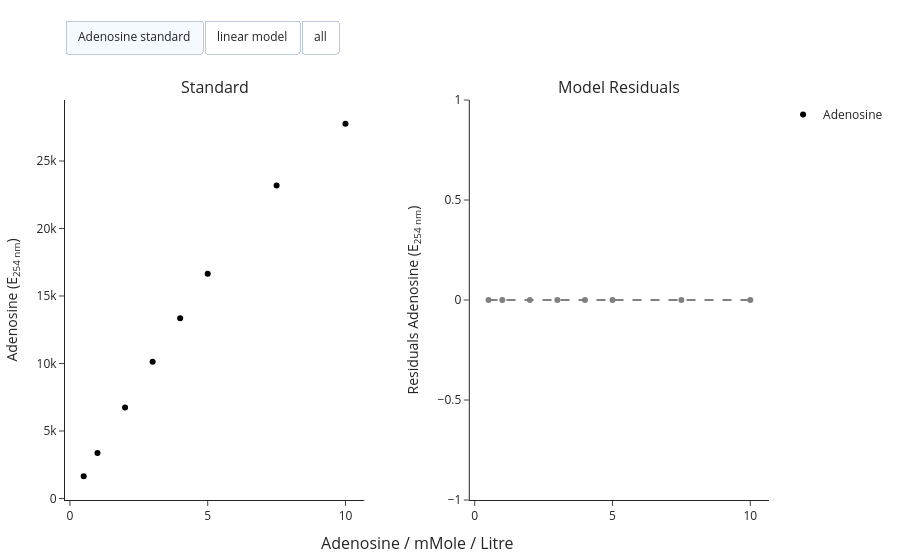
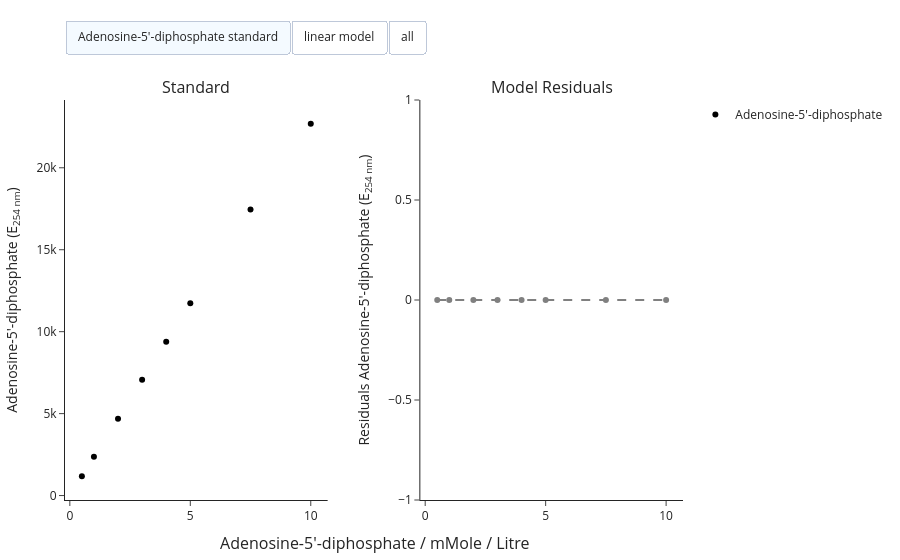
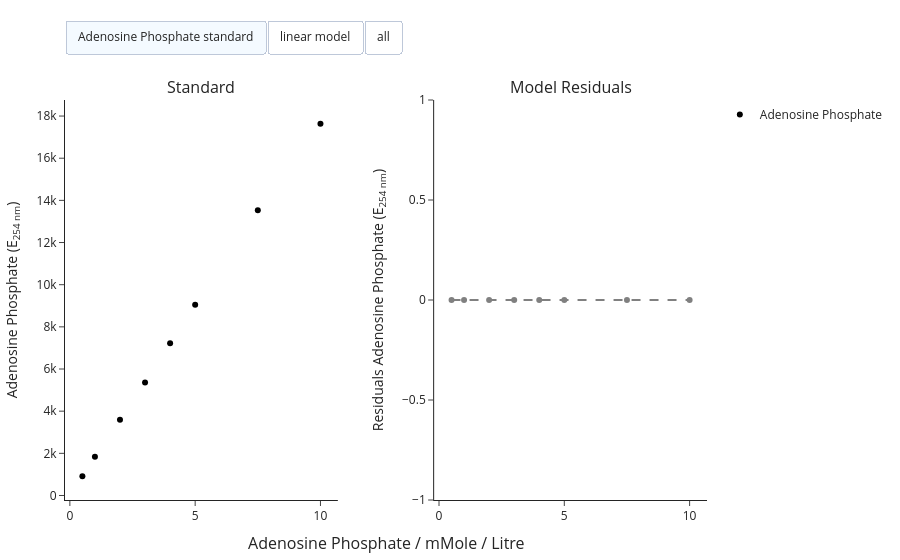
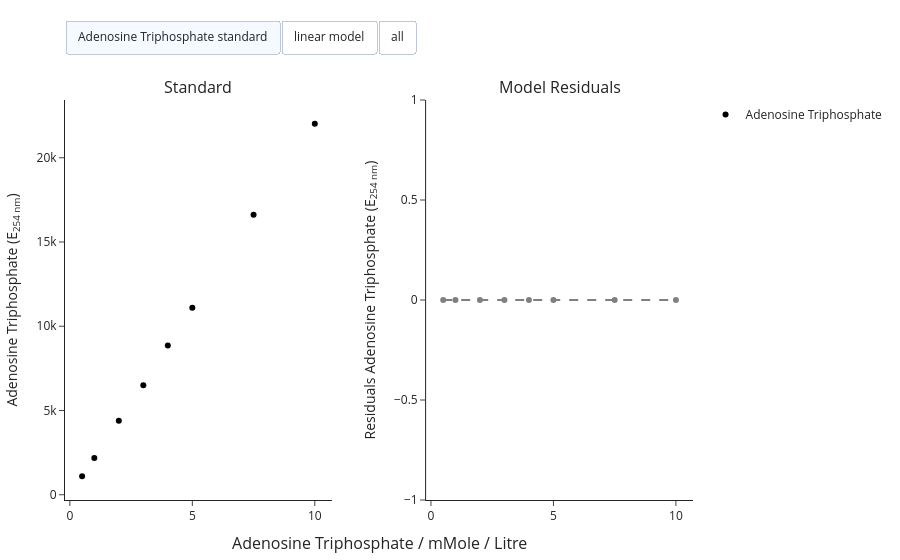

The cell these charts' notebook holds for them, in order:
### Markdown cell above
## Fit calibration data

### Code cell
for analyzer in analyzers:
    calibration_mol = analyzer.molecules[0]

    analyzer.add_standard(calibration_mol)

### Figure 1 — Plotly figure (JSON) as saved in the notebook; plotly's stock layout.template omitted (floating-point values rounded to 4 significant figures)
{"data": [{"customdata": ["Adenosine standard"], "hovertemplate": "Signal: %{y:.2f}", "marker": {"color": "#000000"}, "mode": "markers", "name": "Adenosine", "type": "scatter", "visible": true, "x": [0.5, 1, 2, 3, 4, 5, 7.5, 10], "xaxis": "x", "y": [1647.0, 3362.0, 6734.0, 10120.0, 13360.0, 16650.0, 23190.0, 27760.0], "yaxis": "y"}, {"customdata": ["linear model"], "hovertemplate": "Signal: %{y:.2f}", "marker": {"color": "#636EFA"}, "mode": "lines", "name": "linear model", "type": "scatter", "visible": false, "x": [0, 0.101, 0.202, 0.303, 0.404, 0.5051, 0.6061, 0.7071, 0.8081, 0.9091, 1.01, 1.111, 1.212, 1.313, 1.414, 1.515, 1.616, 1.717, 1.818, 1.919, 2.02, 2.121, 2.222, 2.323, 2.424, 2.525, 2.626, 2.727, 2.828, 2.929, 3.03, 3.131, 3.232, 3.333, 3.434, 3.535, 3.636, 3.737, 3.838, 3.939, 4.04, 4.141, 4.242, 4.343, 4.444, 4.545, 4.646, 4.747, 4.848, 4.949, 5.051, 5.152, 5.253, 5.354, 5.455, 5.556, 5.657, 5.758, 5.859, 5.96, 6.061, 6.162, 6.263, 6.364, 6.465, 6.566, 6.667, 6.768, 6.869, 6.97, 7.071, 7.172, 7.273, 7.374, 7.475, 7.576, 7.677, 7.778, 7.879, 7.98, 8.081, 8.182, 8.283, 8.384, 8.485, 8.586, 8.687, 8.788, 8.889, 8.99, 9.091, 9.192, 9.293, 9.394, 9.495, 9.596, 9.697, 9.798, 9.899, 10], "xaxis": "x", "y": [0, 303.8, 607.6, 911.4, 1215.0, 1519.0, 1823.0, 2127.0, 2431.0, 2734.0, 3038.0, 3342.0, 3646.0, 3950.0, 4253.0, 4557.0, 4861.0, 5165.0, 5469.0, 5773.0, 6076.0, 6380.0, 6684.0, 6988.0, 7292.0, 7595.0, 7899.0, 8203.0, 8507.0, 8811.0, 9114.0, 9418.0, 9722.0, 10030.0, 10330.0, 10630.0, 10940.0, 11240.0, 11550.0, 11850.0, 12150.0, 12460.0, 12760.0, 13060.0, 13370.0, 13670.0, 13980.0, 14280.0, 14580.0, 14890.0, 15190.0, 15490.0, 15800.0, 16100.0, 16410.0, 16710.0, 17010.0, 17320.0, 17620.0, 17930.0, 18230.0, 18530.0, 18840.0, 19140.0, 19440.0, 19750.0, 20050.0, 20360.0, 20660.0, 20960.0, 21270.0, 21570.0, 21870.0, 22180.0, 22480.0, 22790.0, 23090.0, 23390.0, 23700.0, 24000.0, 24310.0, 24610.0, 24910.0, 25220.0, 25520.0, 25820.0, 26130.0, 26430.0, 26740.0, 27040.0, 27340.0, 27650.0, 27950.0, 28250.0, 28560.0, 28860.0, 29170.0, 29470.0, 29770.0, 30080.0], "yaxis": "y"}, {"customdata": ["linear model"], "hoverinfo": "skip", "hovertemplate": "Signal: %{y:.2f}", "marker": {"color": "#636EFA"}, "mode": "markers", "name": "Residuals", "type": "scatter", "visible": false, "x": [0.5, 1, 2, 3, 4, 5, 7.5, 10], "xaxis": "x2", "y": [143.2, 353.8, 718.5, 1096.0, 1327.0, 1608.0, 630.3, -2321.0], "yaxis": "y2"}, {"customdata": ["linear model"], "hovertemplate": "Signal: %{y:.2f}", "line": {"color": "grey", "dash": "dash", "width": 2}, "showlegend": false, "type": "scatter", "visible": true, "x": [0.5, 1, 2, 3, 4, 5, 7.5, 10], "xaxis": "x2", "y": [0, 0, 0, 0, 0, 0, 0, 0], "yaxis": "y2"}], "layout": {"annotations": [{"font": {"size": 16}, "showarrow": false, "text": "Standard", "x": 0.2125, "xanchor": "center", "xref": "paper", "y": 1, "yanchor": "bottom", "yref": "paper"}, {"font": {"size": 16}, "showarrow": false, "text": "Model Residuals", "x": 0.7875, "xanchor": "center", "xref": "paper", "y": 1, "yanchor": "bottom", "yref": "paper"}, {"font": {"size": 16}, "showarrow": false, "text": "Adenosine / mMole / Litre", "x": 0.5, "xanchor": "center", "xref": "paper", "y": 0, "yanchor": "top", "yref": "paper", "yshift": -30}], "margin": {"b": 60, "l": 20, "r": 20, "t": 100}, "updatemenus": [{"active": 0, "buttons": [{"args": [{"visible": [true, false, false, false]}], "label": "Adenosine standard", "method": "update"}, {"args": [{"title": "linear model", "visible": [true, true, true, true]}], "label": "linear model", "method": "update"}, {"args": [{"visible": [true, true, true, true]}], "label": "all", "method": "update"}], "direction": "right", "type": "buttons", "x": 0, "xanchor": "left", "y": 1.2, "yanchor": "top"}], "xaxis": {"anchor": "y", "domain": [0, 0.425]}, "xaxis2": {"anchor": "y2", "domain": [0.575, 1]}, "yaxis": {"anchor": "x", "domain": [0, 1], "title": {"text": "Adenosine (E<sub>254 nm</sub>)"}}, "yaxis2": {"anchor": "x2", "domain": [0, 1], "title": {"text": "Residuals Adenosine (E<sub>254 nm</sub>)"}}}}

### Figure 2 — Plotly figure (JSON) as saved in the notebook; plotly's stock layout.template omitted (floating-point values rounded to 4 significant figures)
{"data": [{"customdata": ["Adenosine-5'-diphosphate standard"], "hovertemplate": "Signal: %{y:.2f}", "marker": {"color": "#000000"}, "mode": "markers", "name": "Adenosine-5'-diphosphate", "type": "scatter", "visible": true, "x": [0.5, 1, 2, 3, 4, 5, 7.5, 10], "xaxis": "x", "y": [1178.0, 2370.0, 4687.0, 7073.0, 9387.0, 11730.0, 17450.0, 22690.0], "yaxis": "y"}, {"customdata": ["linear model"], "hovertemplate": "Signal: %{y:.2f}", "marker": {"color": "#636EFA"}, "mode": "lines", "name": "linear model", "type": "scatter", "visible": false, "x": [0, 0.101, 0.202, 0.303, 0.404, 0.5051, 0.6061, 0.7071, 0.8081, 0.9091, 1.01, 1.111, 1.212, 1.313, 1.414, 1.515, 1.616, 1.717, 1.818, 1.919, 2.02, 2.121, 2.222, 2.323, 2.424, 2.525, 2.626, 2.727, 2.828, 2.929, 3.03, 3.131, 3.232, 3.333, 3.434, 3.535, 3.636, 3.737, 3.838, 3.939, 4.04, 4.141, 4.242, 4.343, 4.444, 4.545, 4.646, 4.747, 4.848, 4.949, 5.051, 5.152, 5.253, 5.354, 5.455, 5.556, 5.657, 5.758, 5.859, 5.96, 6.061, 6.162, 6.263, 6.364, 6.465, 6.566, 6.667, 6.768, 6.869, 6.97, 7.071, 7.172, 7.273, 7.374, 7.475, 7.576, 7.677, 7.778, 7.879, 7.98, 8.081, 8.182, 8.283, 8.384, 8.485, 8.586, 8.687, 8.788, 8.889, 8.99, 9.091, 9.192, 9.293, 9.394, 9.495, 9.596, 9.697, 9.798, 9.899, 10], "xaxis": "x", "y": [0, 232.8, 465.6, 698.5, 931.3, 1164.0, 1397.0, 1630.0, 1863.0, 2095.0, 2328.0, 2561.0, 2794.0, 3027.0, 3259.0, 3492.0, 3725.0, 3958.0, 4191.0, 4424.0, 4656.0, 4889.0, 5122.0, 5355.0, 5588.0, 5820.0, 6053.0, 6286.0, 6519.0, 6752.0, 6985.0, 7217.0, 7450.0, 7683.0, 7916.0, 8149.0, 8381.0, 8614.0, 8847.0, 9080.0, 9313.0, 9546.0, 9778.0, 10010.0, 10240.0, 10480.0, 10710.0, 10940.0, 11180.0, 11410.0, 11640.0, 11870.0, 12110.0, 12340.0, 12570.0, 12800.0, 13040.0, 13270.0, 13500.0, 13740.0, 13970.0, 14200.0, 14430.0, 14670.0, 14900.0, 15130.0, 15370.0, 15600.0, 15830.0, 16060.0, 16300.0, 16530.0, 16760.0, 17000.0, 17230.0, 17460.0, 17690.0, 17930.0, 18160.0, 18390.0, 18630.0, 18860.0, 19090.0, 19320.0, 19560.0, 19790.0, 20020.0, 20260.0, 20490.0, 20720.0, 20950.0, 21190.0, 21420.0, 21650.0, 21880.0, 22120.0, 22350.0, 22580.0, 22820.0, 23050.0], "yaxis": "y"}, {"customdata": ["linear model"], "hoverinfo": "skip", "hovertemplate": "Signal: %{y:.2f}", "marker": {"color": "#636EFA"}, "mode": "markers", "name": "Residuals", "type": "scatter", "visible": false, "x": [0.5, 1, 2, 3, 4, 5, 7.5, 10], "xaxis": "x2", "y": [25.8, 64.97, 76.74, 158.0, 167.7, 208.5, 166.8, -362.4], "yaxis": "y2"}, {"customdata": ["linear model"], "hovertemplate": "Signal: %{y:.2f}", "line": {"color": "grey", "dash": "dash", "width": 2}, "showlegend": false, "type": "scatter", "visible": true, "x": [0.5, 1, 2, 3, 4, 5, 7.5, 10], "xaxis": "x2", "y": [0, 0, 0, 0, 0, 0, 0, 0], "yaxis": "y2"}], "layout": {"annotations": [{"font": {"size": 16}, "showarrow": false, "text": "Standard", "x": 0.2125, "xanchor": "center", "xref": "paper", "y": 1, "yanchor": "bottom", "yref": "paper"}, {"font": {"size": 16}, "showarrow": false, "text": "Model Residuals", "x": 0.7875, "xanchor": "center", "xref": "paper", "y": 1, "yanchor": "bottom", "yref": "paper"}, {"font": {"size": 16}, "showarrow": false, "text": "Adenosine-5'-diphosphate / mMole / Litre", "x": 0.5, "xanchor": "center", "xref": "paper", "y": 0, "yanchor": "top", "yref": "paper", "yshift": -30}], "margin": {"b": 60, "l": 20, "r": 20, "t": 100}, "updatemenus": [{"active": 0, "buttons": [{"args": [{"visible": [true, false, false, false]}], "label": "Adenosine-5'-diphosphate standard", "method": "update"}, {"args": [{"title": "linear model", "visible": [true, true, true, true]}], "label": "linear model", "method": "update"}, {"args": [{"visible": [true, true, true, true]}], "label": "all", "method": "update"}], "direction": "right", "type": "buttons", "x": 0, "xanchor": "left", "y": 1.2, "yanchor": "top"}], "xaxis": {"anchor": "y", "domain": [0, 0.425]}, "xaxis2": {"anchor": "y2", "domain": [0.575, 1]}, "yaxis": {"anchor": "x", "domain": [0, 1], "title": {"text": "Adenosine-5'-diphosphate (E<sub>254 nm</sub>)"}}, "yaxis2": {"anchor": "x2", "domain": [0, 1], "title": {"text": "Residuals Adenosine-5'-diphosphate (E<sub>254 nm</sub>)"}}}}

### Figure 3 — Plotly figure (JSON) as saved in the notebook; plotly's stock layout.template omitted (floating-point values rounded to 4 significant figures)
{"data": [{"customdata": ["Adenosine Phosphate standard"], "hovertemplate": "Signal: %{y:.2f}", "marker": {"color": "#000000"}, "mode": "markers", "name": "Adenosine Phosphate", "type": "scatter", "visible": true, "x": [0.5, 1, 2, 3, 4, 5, 7.5, 10], "xaxis": "x", "y": [912.8, 1838.0, 3593.0, 5356.0, 7223.0, 9054.0, 13540.0, 17630.0], "yaxis": "y"}, {"customdata": ["linear model"], "hovertemplate": "Signal: %{y:.2f}", "marker": {"color": "#636EFA"}, "mode": "lines", "name": "linear model", "type": "scatter", "visible": false, "x": [0, 0.101, 0.202, 0.303, 0.404, 0.5051, 0.6061, 0.7071, 0.8081, 0.9091, 1.01, 1.111, 1.212, 1.313, 1.414, 1.515, 1.616, 1.717, 1.818, 1.919, 2.02, 2.121, 2.222, 2.323, 2.424, 2.525, 2.626, 2.727, 2.828, 2.929, 3.03, 3.131, 3.232, 3.333, 3.434, 3.535, 3.636, 3.737, 3.838, 3.939, 4.04, 4.141, 4.242, 4.343, 4.444, 4.545, 4.646, 4.747, 4.848, 4.949, 5.051, 5.152, 5.253, 5.354, 5.455, 5.556, 5.657, 5.758, 5.859, 5.96, 6.061, 6.162, 6.263, 6.364, 6.465, 6.566, 6.667, 6.768, 6.869, 6.97, 7.071, 7.172, 7.273, 7.374, 7.475, 7.576, 7.677, 7.778, 7.879, 7.98, 8.081, 8.182, 8.283, 8.384, 8.485, 8.586, 8.687, 8.788, 8.889, 8.99, 9.091, 9.192, 9.293, 9.394, 9.495, 9.596, 9.697, 9.798, 9.899, 10], "xaxis": "x", "y": [0, 180.3, 360.6, 540.9, 721.2, 901.5, 1082.0, 1262.0, 1442.0, 1623.0, 1803.0, 1983.0, 2164.0, 2344.0, 2524.0, 2704.0, 2885.0, 3065.0, 3245.0, 3426.0, 3606.0, 3786.0, 3967.0, 4147.0, 4327.0, 4507.0, 4688.0, 4868.0, 5048.0, 5229.0, 5409.0, 5589.0, 5770.0, 5950.0, 6130.0, 6310.0, 6491.0, 6671.0, 6851.0, 7032.0, 7212.0, 7392.0, 7573.0, 7753.0, 7933.0, 8113.0, 8294.0, 8474.0, 8654.0, 8835.0, 9015.0, 9195.0, 9376.0, 9556.0, 9736.0, 9916.0, 10100.0, 10280.0, 10460.0, 10640.0, 10820.0, 11000.0, 11180.0, 11360.0, 11540.0, 11720.0, 11900.0, 12080.0, 12260.0, 12440.0, 12620.0, 12800.0, 12980.0, 13160.0, 13340.0, 13520.0, 13700.0, 13880.0, 14060.0, 14240.0, 14420.0, 14600.0, 14780.0, 14960.0, 15150.0, 15330.0, 15510.0, 15690.0, 15870.0, 16050.0, 16230.0, 16410.0, 16590.0, 16770.0, 16950.0, 17130.0, 17310.0, 17490.0, 17670.0, 17850.0], "yaxis": "y"}, {"customdata": ["linear model"], "hoverinfo": "skip", "hovertemplate": "Signal: %{y:.2f}", "marker": {"color": "#636EFA"}, "mode": "markers", "name": "Residuals", "type": "scatter", "visible": false, "x": [0.5, 1, 2, 3, 4, 5, 7.5, 10], "xaxis": "x2", "y": [20.33, 53.05, 22.84, 0.9313, 83.27, 129.0, 148.1, -214.8], "yaxis": "y2"}, {"customdata": ["linear model"], "hovertemplate": "Signal: %{y:.2f}", "line": {"color": "grey", "dash": "dash", "width": 2}, "showlegend": false, "type": "scatter", "visible": true, "x": [0.5, 1, 2, 3, 4, 5, 7.5, 10], "xaxis": "x2", "y": [0, 0, 0, 0, 0, 0, 0, 0], "yaxis": "y2"}], "layout": {"annotations": [{"font": {"size": 16}, "showarrow": false, "text": "Standard", "x": 0.2125, "xanchor": "center", "xref": "paper", "y": 1, "yanchor": "bottom", "yref": "paper"}, {"font": {"size": 16}, "showarrow": false, "text": "Model Residuals", "x": 0.7875, "xanchor": "center", "xref": "paper", "y": 1, "yanchor": "bottom", "yref": "paper"}, {"font": {"size": 16}, "showarrow": false, "text": "Adenosine Phosphate / mMole / Litre", "x": 0.5, "xanchor": "center", "xref": "paper", "y": 0, "yanchor": "top", "yref": "paper", "yshift": -30}], "margin": {"b": 60, "l": 20, "r": 20, "t": 100}, "updatemenus": [{"active": 0, "buttons": [{"args": [{"visible": [true, false, false, false]}], "label": "Adenosine Phosphate standard", "method": "update"}, {"args": [{"title": "linear model", "visible": [true, true, true, true]}], "label": "linear model", "method": "update"}, {"args": [{"visible": [true, true, true, true]}], "label": "all", "method": "update"}], "direction": "right", "type": "buttons", "x": 0, "xanchor": "left", "y": 1.2, "yanchor": "top"}], "xaxis": {"anchor": "y", "domain": [0, 0.425]}, "xaxis2": {"anchor": "y2", "domain": [0.575, 1]}, "yaxis": {"anchor": "x", "domain": [0, 1], "title": {"text": "Adenosine Phosphate (E<sub>254 nm</sub>)"}}, "yaxis2": {"anchor": "x2", "domain": [0, 1], "title": {"text": "Residuals Adenosine Phosphate (E<sub>254 nm</sub>)"}}}}

### Figure 4 — Plotly figure (JSON) as saved in the notebook; plotly's stock layout.template omitted (floating-point values rounded to 4 significant figures)
{"data": [{"customdata": ["Adenosine Triphosphate standard"], "hovertemplate": "Signal: %{y:.2f}", "marker": {"color": "#000000"}, "mode": "markers", "name": "Adenosine Triphosphate", "type": "scatter", "visible": true, "x": [0.5, 1, 2, 3, 4, 5, 7.5, 10], "xaxis": "x", "y": [1097.0, 2188.0, 4387.0, 6498.0, 8859.0, 11100.0, 16620.0, 22020.0], "yaxis": "y"}, {"customdata": ["linear model"], "hovertemplate": "Signal: %{y:.2f}", "marker": {"color": "#636EFA"}, "mode": "lines", "name": "linear model", "type": "scatter", "visible": false, "x": [0, 0.101, 0.202, 0.303, 0.404, 0.5051, 0.6061, 0.7071, 0.8081, 0.9091, 1.01, 1.111, 1.212, 1.313, 1.414, 1.515, 1.616, 1.717, 1.818, 1.919, 2.02, 2.121, 2.222, 2.323, 2.424, 2.525, 2.626, 2.727, 2.828, 2.929, 3.03, 3.131, 3.232, 3.333, 3.434, 3.535, 3.636, 3.737, 3.838, 3.939, 4.04, 4.141, 4.242, 4.343, 4.444, 4.545, 4.646, 4.747, 4.848, 4.949, 5.051, 5.152, 5.253, 5.354, 5.455, 5.556, 5.657, 5.758, 5.859, 5.96, 6.061, 6.162, 6.263, 6.364, 6.465, 6.566, 6.667, 6.768, 6.869, 6.97, 7.071, 7.172, 7.273, 7.374, 7.475, 7.576, 7.677, 7.778, 7.879, 7.98, 8.081, 8.182, 8.283, 8.384, 8.485, 8.586, 8.687, 8.788, 8.889, 8.99, 9.091, 9.192, 9.293, 9.394, 9.495, 9.596, 9.697, 9.798, 9.899, 10], "xaxis": "x", "y": [0, 222.9, 445.8, 668.7, 891.6, 1115.0, 1337.0, 1560.0, 1783.0, 2006.0, 2229.0, 2452.0, 2675.0, 2898.0, 3121.0, 3344.0, 3566.0, 3789.0, 4012.0, 4235.0, 4458.0, 4681.0, 4904.0, 5127.0, 5350.0, 5573.0, 5795.0, 6018.0, 6241.0, 6464.0, 6687.0, 6910.0, 7133.0, 7356.0, 7579.0, 7802.0, 8024.0, 8247.0, 8470.0, 8693.0, 8916.0, 9139.0, 9362.0, 9585.0, 9808.0, 10030.0, 10250.0, 10480.0, 10700.0, 10920.0, 11150.0, 11370.0, 11590.0, 11810.0, 12040.0, 12260.0, 12480.0, 12710.0, 12930.0, 13150.0, 13370.0, 13600.0, 13820.0, 14040.0, 14270.0, 14490.0, 14710.0, 14930.0, 15160.0, 15380.0, 15600.0, 15830.0, 16050.0, 16270.0, 16490.0, 16720.0, 16940.0, 17160.0, 17390.0, 17610.0, 17830.0, 18060.0, 18280.0, 18500.0, 18720.0, 18950.0, 19170.0, 19390.0, 19620.0, 19840.0, 20060.0, 20280.0, 20510.0, 20730.0, 20950.0, 21180.0, 21400.0, 21620.0, 21840.0, 22070.0], "yaxis": "y"}, {"customdata": ["linear model"], "hoverinfo": "skip", "hovertemplate": "Signal: %{y:.2f}", "marker": {"color": "#636EFA"}, "mode": "markers", "name": "Residuals", "type": "scatter", "visible": false, "x": [0.5, 1, 2, 3, 4, 5, 7.5, 10], "xaxis": "x2", "y": [-6.228, -19.07, -26.95, -122.3, 32.18, 68.4, 69.28, -49.65], "yaxis": "y2"}, {"customdata": ["linear model"], "hovertemplate": "Signal: %{y:.2f}", "line": {"color": "grey", "dash": "dash", "width": 2}, "showlegend": false, "type": "scatter", "visible": true, "x": [0.5, 1, 2, 3, 4, 5, 7.5, 10], "xaxis": "x2", "y": [0, 0, 0, 0, 0, 0, 0, 0], "yaxis": "y2"}], "layout": {"annotations": [{"font": {"size": 16}, "showarrow": false, "text": "Standard", "x": 0.2125, "xanchor": "center", "xref": "paper", "y": 1, "yanchor": "bottom", "yref": "paper"}, {"font": {"size": 16}, "showarrow": false, "text": "Model Residuals", "x": 0.7875, "xanchor": "center", "xref": "paper", "y": 1, "yanchor": "bottom", "yref": "paper"}, {"font": {"size": 16}, "showarrow": false, "text": "Adenosine Triphosphate / mMole / Litre", "x": 0.5, "xanchor": "center", "xref": "paper", "y": 0, "yanchor": "top", "yref": "paper", "yshift": -30}], "margin": {"b": 60, "l": 20, "r": 20, "t": 100}, "updatemenus": [{"active": 0, "buttons": [{"args": [{"visible": [true, false, false, false]}], "label": "Adenosine Triphosphate standard", "method": "update"}, {"args": [{"title": "linear model", "visible": [true, true, true, true]}], "label": "linear model", "method": "update"}, {"args": [{"visible": [true, true, true, true]}], "label": "all", "method": "update"}], "direction": "right", "type": "buttons", "x": 0, "xanchor": "left", "y": 1.2, "yanchor": "top"}], "xaxis": {"anchor": "y", "domain": [0, 0.425]}, "xaxis2": {"anchor": "y2", "domain": [0.575, 1]}, "yaxis": {"anchor": "x", "domain": [0, 1], "title": {"text": "Adenosine Triphosphate (E<sub>254 nm</sub>)"}}, "yaxis2": {"anchor": "x2", "domain": [0, 1], "title": {"text": "Residuals Adenosine Triphosphate (E<sub>254 nm</sub>)"}}}}
